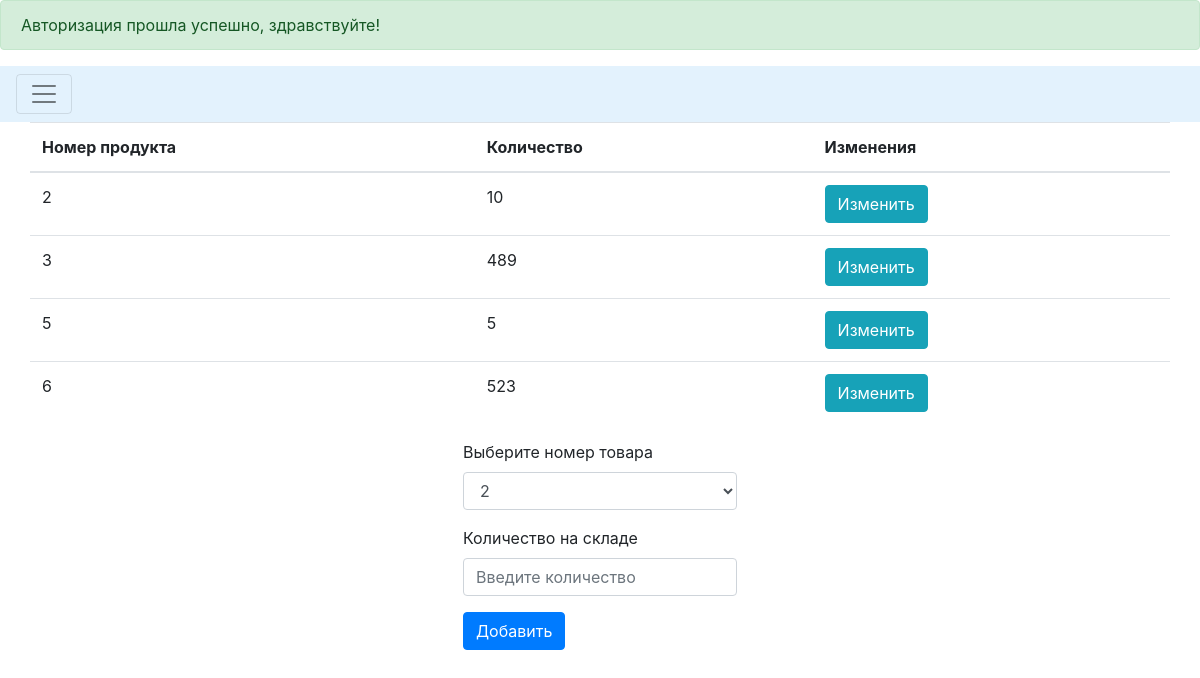
Page /mylab/lab/stocks.php (signed in) on the committed database.
### tables this page shows
CREATE TABLE `stocks` (
  `ProductID` int(11) NOT NULL,
  `Qty` int(11) DEFAULT '0'
);

### mylab/lab/processstocks.php (called while the page is built, shortened)
<?php
$update = false;
$ProductID = '';
$Qty = '';

### mylab/lab/stocks.php (the view, shortened to what this page needs)
<!DOCTYPE html>
<html>
<head>
    <link rel="stylesheet" href="https://stackpath.bootstrapcdn.com/bootstrap/4.2.1/css/bootstrap.min.css">
</head>
<body>
<?php require_once 'processstocks.php'; ?>
<?php
if (isset($_SESSION['message'])): ?>
    <div class="alert alert-<?=$_SESSION['msg_type']?>">
        <?php
        echo $_SESSION['message'];
        ?>
    </div>
<?php endif ?>
<div class="pos-f-t">
    <nav class="navbar navbar-light" style="background-color: #e3f2fd;">
        <button class="navbar-toggler" type="button" data-toggle="collapse" data-target="#navbarToggleExternalContent" aria-controls="navbarToggleExternalContent" aria-expanded="false" aria-label="Toggle navigation">
            <span class="navbar-toggler-icon"></span>
        </button>
    </nav>
</div>
<div class="container">
    <?php
	$link=mysqli_connect("localhost", "root", "", "internetshopdb");
	if (isset($_COOKIE['id']) and isset($_COOKIE['hash']))
	{
		$query = mysqli_query($link, "SELECT * FROM users WHERE user_id = '".intval($_COOKIE['id'])."' LIMIT 1");
		$userdata = mysqli_fetch_assoc($query);
	}
	else
	{
		print "Включите куки";
	}
    $mysqli = new mysqli('localhost', 'root', '', 'internetshopdb') or die(mysqli_error($mysqli));
	$search_products_result = $mysqli->query("SELECT * FROM products ORDER BY ID ASC") or die($mysqli->error);
    $result = $mysqli->query("SELECT * FROM stocks ORDER BY ProductID ASC") or die($mysqli->error);
    ?>
    <div class="row justify-content-center">
        <table class="table">
            <thead>
            <tr>
                <th>Номер продукта</th>
                <th>Количество</th>
				<?php
					if(($userdata['user_level'] == 2))
					{
				?>
                <th colspan="2">Действия</th>
				<?php
					}
					else if(($userdata['user_level'] == 1))
					{
				?>
                <th colspan="1">Изменения</th>
				<?php
					}
				?>
            </tr>
            </thead>
            <?php
            while ($row = $result->fetch_assoc()): ?>
                <tr>
                    <td><?php echo $row['ProductID']; ?></td>
                    <td><?php echo $row['Qty']; ?></td>
					<?php
					if(($userdata['user_level'] == 2))
					{
					?>
                    <td>
                        <a href="stocks.php?edit=<?php echo $row['ProductID']; ?>"
                           class="btn btn-info">Изменить</a>
                        <a href="processstocks.php?delete=<?php echo $row['ProductID']; ?>"
                           class="btn btn-danger">Удалить</a>
                    </td>
					<?php
					}
					else if(($userdata['user_level'] == 1))
					{
					?>
					<td>
                        <a href="stocks.php?edit=<?php echo $row['ProductID']; ?>"
                           class="btn btn-info">Изменить</a>
                    </td>
					<?php
					}
					?>
                </tr>
            <?php endwhile; ?>
        </table>
    </div>
					<?php
					if(($userdata['user_level'] > 0))
					{
					?>
    <div class="row justify-content-center">
        <form action="processstocks.php" method="POST">
            <div class="form-group">
                <label>Выберите номер товара</label>
                <select class="form-control" id="exampleFormControlSelect1" name=ProductID>
                  <?php while ($row = $search_products_result->fetch_assoc()): ?>
                      <?php if ($ProductID == $row['ID']): ?>
                          <option selected><?php echo $row['ID'];?></option>
                      <?php else: ?>
                          <option><?php echo $row['ID']; ?></option>
                      <?php endif; ?>
                  <?php endwhile; ?>
                </select>
            </div>
            <div class="form-group">
                <label>Количество на складе</label>
                <input type="text" name="Qty" class="form-control" pattern="[0-9]{1,}$"
                       value="<?php echo $Qty; ?>" placeholder="Введите количество" required>
            </div>
            <div class="form-group">
                <?php
                if($update == true):
                    ?>
                    <button type="submit" class="btn btn-info" name="update">Обновить</button>
                <?php else: ?>
                    <button type="submit" class="btn btn-primary" name="save">Добавить</button>
                <?php endif; ?>
            </div>
        </form>
    </div>
	<?php
					}
	?>
</div>
</body>
</html>

### rows in the picture
stocks: ProductID "2", Qty "10"
stocks: ProductID "3", Qty "489"
stocks: ProductID "5", Qty "5"
stocks: ProductID "6", Qty "523"

### other values in the picture
$_SESSION['message'] "Авторизация прошла успешно, здравствуйте!"
form field ProductID "2"
